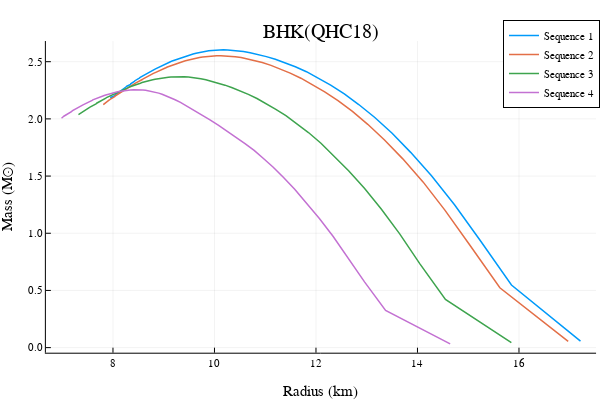

Notebook source saved alongside this figure:
### Code cell
ρ₀ = collect(1.0e-5:1.0e-4:1.0e-2);

x_interval = [0.0 2.332827999180845e-13; 2.332827999180845e-13 0.0017014806718712407; 0.0017014806718712407 0.002367086328603055; 0.002367086328603055 0.002721945355829845; 0.002721945355829845 0.005571329734378488]; 
y_interval = [0.0 1.1297422315066974e-5; 1.1297422315066974e-5 0.5844155844155962; 0.5844155844155962 0.5025979497261605; 0.5025979497261605 0.5696797857737601; 0.5696797857737601 0.6892763157894719];

M,R = make_TOV_sequence(ρ₀, piece_wise_linear_csound, [x_interval, y_interval])


    ρ₀ = collect(1.0e-5:1.0e-4:1.0e-2);

    M,R = make_TOV_sequence(ρ₀, piece_wise_linear_csound, [x_interval, y_interval])
    plotlyjs()
    plot(R, M, label = "Sequence 1", xlabel = "Radius (km)", ylabel = "Mass (M⊙)", title = "BHK(QHC18)", linewidth = 1.5) #xlims = (13.53715, 19.72578))

############################################################################################

ρ₀ = collect(1.0e-5:1.0e-4:1.0e-2);
x_interval = [0.0 2.332827999180845e-13; 2.332827999180845e-13 0.0015369402449572204; 0.0015369402449572204 0.0021337608104041172; 0.0021337608104041172 0.002449985770791554; 0.002449985770791554 0.0050606153685544214]; 
y_interval = [0.0 1.1297422315066974e-5; 1.1297422315066974e-5 0.511291632818849; 0.511291632818849 0.5194396348182108; 0.5194396348182108 0.506196640044079; 0.506196640044079 0.6764766660926478];

M,R = make_TOV_sequence(ρ₀, piece_wise_linear_csound, [x_interval, y_interval])


    ρ₀ = collect(1.0e-5:1.0e-4:1.0e-2);
    M,R = make_TOV_sequence(ρ₀, piece_wise_linear_csound, [x_interval, y_interval])
    plotlyjs()
    plot!(R, M, linewidth = 1.5, label = "Sequence 2")

############################################################################################

ρ₀ = collect(1.0e-5:1.0e-4:1.0e-2);
x_interval = [0.0 2.332827999180845e-13; 2.332827999180845e-13 0.0013820980223450477; 0.0013820980223450477 0.001915539668131241; 0.001915539668131241 0.002208413892565718; 0.002208413892565718 0.0045733960571997115]; 
y_interval = [0.0 1.1297422315066974e-5; 1.1297422315066974e-5 0.39355391736670875; 0.39355391736670875 0.5633960156395615; 0.5633960156395615 0.5099277978339398; 0.5099277978339398 0.6621997471554996];

M,R = make_TOV_sequence(ρ₀, piece_wise_linear_csound, [x_interval, y_interval])


    ρ₀ = collect(1.0e-5:1.0e-4:1.0e-2);
    M,R = make_TOV_sequence(ρ₀, piece_wise_linear_csound, [x_interval, y_interval])
    plotlyjs()
    plot!(R, M, linewidth = 1.5, label = "Sequence 3")

############################################################################################

ρ₀ = collect(1.0e-5:1.0e-4:1.0e-2);
x_interval = [0.0 2.332827999180845e-13; 2.332827999180845e-13 0.0012318162648510052; 0.0012318162648510052 0.001728644303027397; 0.001728644303027397 0.001978768496534892; 0.001978768496534892 0.004109296572171727]; 
y_interval = [0.0 1.1297422315066974e-5; 1.1297422315066974e-5 0.2915869442881261; 0.2915869442881261 0.587415540540544; 0.587415540540544 0.5491339696005639; 0.5491339696005639 0.6458839150227601];

M,R = make_TOV_sequence(ρ₀, piece_wise_linear_csound, [x_interval, y_interval])


    ρ₀ = collect(1.0e-5:1.0e-4:1.0e-2);
    M,R = make_TOV_sequence(ρ₀, piece_wise_linear_csound, [x_interval, y_interval])
    plotlyjs()
    plot!(R, M, linewidth = 1.5, label = "Sequence 4")
